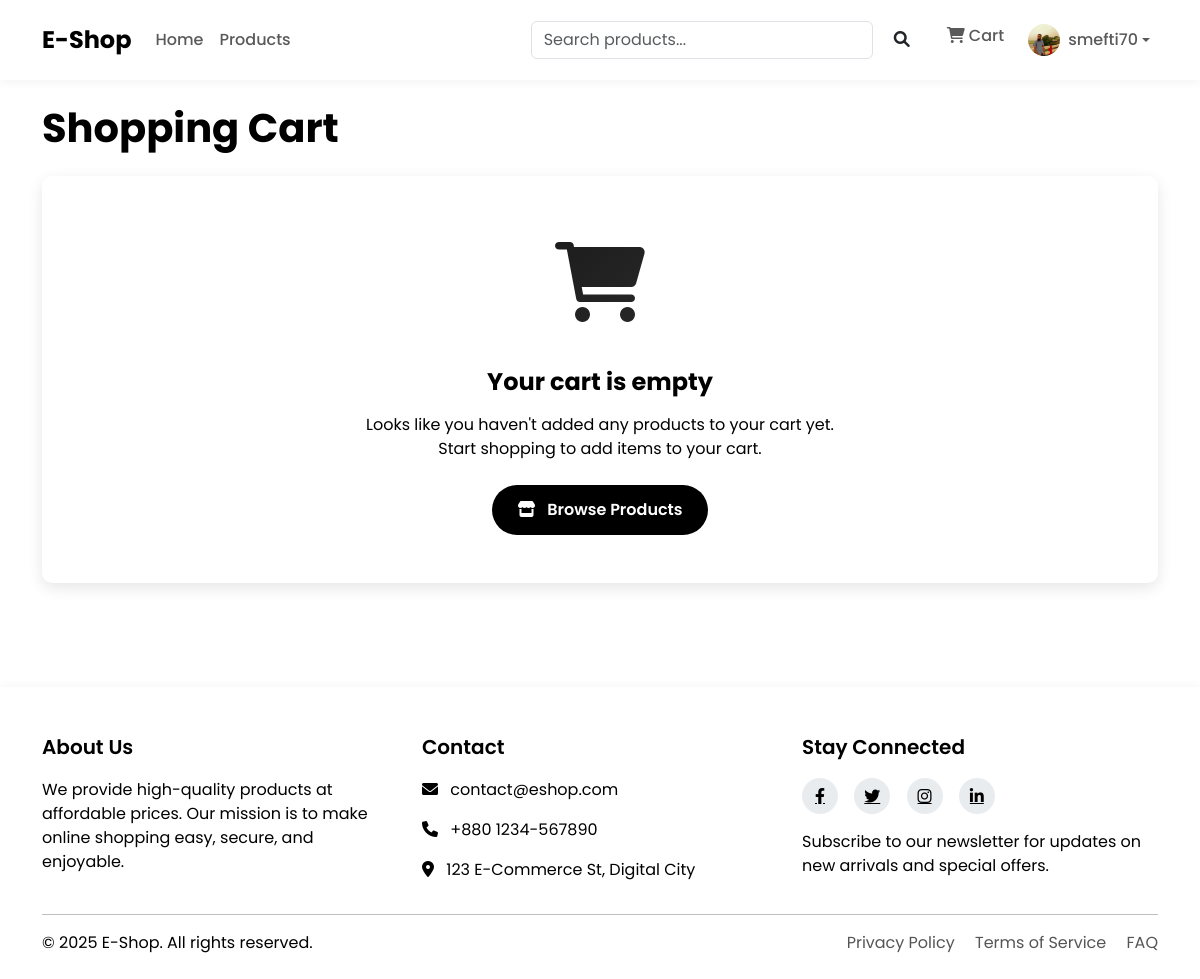
/cart/ (signed in), run on the app's committed database.
### shop/models.py (models this page shows, shortened)
class CustomUser(AbstractUser):
    username = models.CharField(max_length=150, blank=True, null=True, unique=True)
    email = models.EmailField(unique=True)
    is_verified = models.BooleanField(default=False)
    address_line_1 = models.CharField(null=True, blank=True, max_length=100)
    address_line_2 = models.CharField(null=True, blank=True, max_length=100)
    city = models.CharField(blank=True, max_length=20)
    postcode = models.CharField(blank=True, max_length=20)
    country = models.CharField(blank=True, max_length=20)
    mobile = models.CharField(null=True, blank=True, max_length=15)
    profile_picture = models.ImageField(null=True, blank=True, upload_to="user_profile")
    USERNAME_FIELD = "email"
    REQUIRED_FIELDS = []
    objects = CustomUserManager()
    def get_full_name(self):
        return f"{self.first_name} {self.last_name}".strip()

### shop/views.py (the view)
# urls.py: path('cart/', views.cart_detail, name='cart_detail'),
@login_required
def cart_detail(request):
    cart, created = Cart.objects.get_or_create(user=request.user)
    context = {'cart': cart}
    return render(request, 'shop/cart.html', context)

### shop/context_processors.py (called while the page is built)
def cart_items_count(request):
    if request.user.is_authenticated:
        try:
            cart = Cart.objects.get(user=request.user)
            return {'cart_items_count': cart.get_total_items()}
        except Cart.DoesNotExist:
            return {'cart_items_count': 0}
    return {'cart_items_count': 0}

### shop/models.py (called while the page is built)
    def get_total_items(self):
        return sum(item.quantity for item in self.items.all())

### templates/shop/cart.html (shortened to what this page needs)
{% extends 'base.html' %}
{% block content %}
<div class="cart-header">
    <h1 class="cart-title">Shopping Cart</h1>
</div>
{% if cart.items.all %}
<div class="row">
    <div class="col-lg-8">
        <div class="cart-card card">
            <div class="card-header">
                <h5 class="mb-0">Your Items</h5>
            </div>
            <div class="card-body">
                {% for item in cart.items.all %}
                <div class="cart-item row align-items-center">
                    <div class="col-md-5">
                        <div class="d-flex align-items-center">
                            {% if item.product.image %}
                            <div class="cart-item-image me-3">
                                <img src="{{ item.product.image.url }}" alt="{{ item.product.name }}"
                                     class="img-fluid">
                            </div>
                            {% else %}
                            <div class="bg-light text-center cart-item-image me-3 d-flex justify-content-center align-items-center">
                                <i class="fas fa-image fa-2x text-muted"></i>
                            </div>
                            {% endif %}
                            <div>
                                <h6 class="cart-item-title">{{ item.product.name }}</h6>
                                <div class="cart-item-category">{{ item.product.category.name }}</div>
                                <a href="{% url 'shop:product_detail' item.product.slug %}" class="text-decoration-none">
                                    <small class="text-primary">View details</small>
                                </a>
                            </div>
                        </div>
                    </div>
                    <div class="col-md-2 text-center">
                        <div class="fw-bold">৳{{ item.product.price }}</div>
                    </div>
                    <div class="col-md-2">
                        <form action="{% url 'shop:cart_update' item.product.id %}" method="post" class="d-flex align-items-center justify-content-center">
                            {% csrf_token %}
                            <input type="number" name="quantity" class="form-control cart-quantity-input"
                                   value="{{ item.quantity }}" min="1" max="{{ item.product.stock }}">
                            <button type="submit" class="cart-update-btn ms-2">
                                <i class="fas fa-sync-alt"></i>
                            </button>
                        </form>
                    </div>
                    <div class="col-md-2 text-center">
                        <div class="fw-bold">৳{{ item.get_cost }}</div>
                    </div>
                    <div class="col-md-1 text-end">
                        <form action="{% url 'shop:cart_remove' item.product.id %}" method="post">
                            {% csrf_token %}
                            <button type="submit" class="cart-remove-btn">
                                <i class="fas fa-trash"></i>
                            </button>
                        </form>
                    </div>
                </div>
                {% endfor %}
            </div>
        </div>
    </div>
    <div class="col-lg-4">
        <div class="summary-card card">
            <div class="card-header">
                <h5 class="mb-0">Order Summary</h5>
            </div>
            <div class="card-body">
                <div class="summary-item">
                    <span>Subtotal ({{ cart.get_total_items }} item{{ cart.get_total_items|pluralize }}):</span>
                    <span class="summary-value">৳{{ cart.get_total_price }}</span>
                </div>
                <div class="summary-item">
                    <span>Shipping:</span>
                    <span class="summary-value text-success">Free</span>
                </div>
                <div class="summary-item">
                    <span>Taxes:</span>
                    <span class="summary-value">Calculated at checkout</span>
                </div>
                <hr>
                <div class="summary-item mb-4">
                    <span class="summary-total">Total:</span>
                    <span class="summary-total">৳{{ cart.get_total_price }}</span>
                </div>
                <div class="d-grid gap-2">
                    <a href="{% url 'shop:checkout' %}" class="btn checkout-btn">
                        <i class="fas fa-lock me-2"></i> Proceed to Checkout
                    </a>
                    <a href="{% url 'shop:product_list' %}" class="btn btn-outline-secondary continue-btn">
                        <i class="fas fa-arrow-left me-2"></i> Continue Shopping
                    </a>
                </div>
            </div>
        </div>
    </div>
</div>
{% else %}
<div class="empty-cart">
    <div class="empty-cart-icon">
        <i class="fas fa-shopping-cart"></i>
    </div>
    <h3 class="empty-cart-title">Your cart is empty</h3>
    <p class="empty-cart-text">Looks like you haven't added any products to your cart yet.<br>Start shopping to add items to your cart.</p>
    <a href="{% url 'shop:product_list' %}" class="btn browse-btn">
        <i class="fas fa-store me-2"></i> Browse Products
    </a>
</div>
{% endif %}
{% endblock %}

### templates/base.html (shortened to what this page needs)
<!DOCTYPE html>
<html lang="en">
  <head>
    <link
      href="https://cdn.jsdelivr.net/npm/bootstrap@5.3.0/dist/css/bootstrap.min.css"
      rel="stylesheet"
    />
    <link
      rel="stylesheet"
      href="https://cdnjs.cloudflare.com/ajax/libs/font-awesome/6.0.0/css/all.min.css"
    />
    {% load static %} {% block extra_css %}{% endblock %}
  </head>
  <body>
    <header>
      <nav class="navbar navbar-expand-lg navbar-light bg-white">
        <div class="container">
          <a class="navbar-brand" href="{% url 'shop:home' %}">E-Shop</a>
          <div class="collapse navbar-collapse" id="navbarNav">
            <ul class="navbar-nav me-auto mb-2 mb-lg-0">
              <li
                class="nav-item {% if request.path == '/' %}active{% endif %}"
              >
                <a class="nav-link" href="{% url 'shop:home' %}">Home</a>
              </li>
              <li
                class="nav-item {% if '/products/' in request.path %}active{% endif %}"
              >
                <a class="nav-link" href="{% url 'shop:product_list' %}"
                  >Products</a
                >
              </li>
            </ul>
            <form
              class="d-flex search-box me-3"
              action="{% url 'shop:product_list' %}"
              method="get"
            >
              <input
                class="form-control search-input me-2"
                type="search"
                name="search"
                placeholder="Search products..."
                aria-label="Search"
              />
              <button class="btn search-btn" type="submit">
                <i class="fas fa-search"></i>
              </button>
            </form>
            <ul class="navbar-nav">
              <li class="nav-item me-2">
                <a
                  class="nav-link cart-btn"
                  href="{% url 'shop:cart_detail' %}"
                >
                  <i class="fas fa-shopping-cart"></i>
                  Cart
                </a>
              </li>
              {% if user.is_authenticated %}
              <li class="nav-item dropdown">
                <a
                  class="nav-link dropdown-toggle d-flex align-items-center"
                  href="#"
                  id="navbarDropdown"
                  role="button"
                  data-bs-toggle="dropdown"
                  aria-expanded="false"
                >
                  {% if user.profile_picture %}
                  <img
                    src="{{ user.profile_picture.url }}"
                    alt="{{ user.get_full_name }}"
                    class="rounded-circle me-2"
                    style="width: 32px; height: 32px; object-fit: cover"
                  />
                  {% else %}
                  <i
                    class="fas fa-user-circle me-2"
                    style="font-size: 1.5rem"
                  ></i>
                  {% endif %} {{ user.username }}
                </a>
              </li>
              {% endif %}
            </ul>
          </div>
        </div>
      </nav>
    </header>
    <main class="container my-4">
       {% block content %}{% endblock %}
    </main>
    <footer>
      <div class="container">
        <div class="row">
          <div class="col-md-4 mb-4 mb-md-0">
            <h5>About Us</h5>
            <p>
              We provide high-quality products at affordable prices. Our mission
              is to make online shopping easy, secure, and enjoyable.
            </p>
          </div>
          <div class="col-md-4 mb-4 mb-md-0">
            <h5>Contact</h5>
            <p><i class="fas fa-envelope me-2"></i> contact@eshop.com</p>
            <p><i class="fas fa-phone me-2"></i> +880 1234-567890</p>
            <p>
              <i class="fas fa-map-marker-alt me-2"></i> 123 E-Commerce St,
              Digital City
            </p>
          </div>
          <div class="col-md-4">
            <h5>Stay Connected</h5>
            <div class="social-icons mb-3">
              <a href="#"><i class="fab fa-facebook-f"></i></a>
              <a href="#"><i class="fab fa-twitter"></i></a>
              <a href="#"><i class="fab fa-instagram"></i></a>
              <a href="#"><i class="fab fa-linkedin-in"></i></a>
            </div>
            <p>
              Subscribe to our newsletter for updates on new arrivals and
              special offers.
            </p>
          </div>
        </div>
        <hr />
        <div class="row mt-3">
          <div class="col-md-6 mb-2 mb-md-0">
            <p class="mb-0">
              &copy; {% now "Y" %} E-Shop. All rights reserved.
            </p>
          </div>
          <div class="col-md-6 text-md-end">
            <p class="mb-0">
              <a href="#" class="text-decoration-none me-3 text-muted"
                >Privacy Policy</a
              >
              <a href="#" class="text-decoration-none me-3 text-muted"
                >Terms of Service</a
              >
              <a href="#" class="text-decoration-none text-muted">FAQ</a>
            </p>
          </div>
        </div>
      </div>
    </footer>
  </body>
</html>

### templates/shop/cart.html (style rules this page uses)
.cart-header { display: flex; justify-content: space-between; align-items: center; margin-bottom: 1.5rem; }
.cart-title { font-weight: 700; color: var(--text-color); margin-bottom: 0; }
.empty-cart { text-align: center; padding: 3rem; background-color: white; border-radius: var(--border-radius); box-shadow: var(--box-shadow); }
.empty-cart-icon { font-size: 5rem; background: linear-gradient(135deg, var(--primary-color) 0%, var(--secondary-color) 100%); -webkit-background-clip: text; -webkit-text-fill-color: transparent; margin-bottom: 1.5rem; }
.empty-cart-title { font-size: 1.5rem; font-weight: 700; margin-bottom: 1rem; }
.empty-cart-text { color: var(--text-light); margin-bottom: 1.5rem; }
.browse-btn { background: var(--primary-color); color: white; border-radius: 50px; padding: 0.75rem 1.5rem; font-weight: 600; transition: all 0.3s; box-shadow: 0 4px 10px var(--box-shadow) }

### templates/base.html (style rules this page uses)
:root { --primary-color: #000000; --primary-dark: #222222; --primary-light: #ffffff; --secondary-color: #444444; --text-color: #000000; --bg-light: #ffffff; --border-radius: 10px; --box-shadow: 0 5px 15px rgba(0, 0, 0, 0.1); }
body { font-family: "Poppins", sans-serif; color: var(--text-color); display: flex; flex-direction: column; min-height: 100vh; }
main { flex: 1; }
.navbar { padding: 1rem 0; box-shadow: 0 2px 10px rgba(0, 0, 0, 0.05); }
.navbar-brand { font-weight: 700; font-size: 1.5rem; color: var(--primary-color); }
.nav-link { font-weight: 500; padding: 0.5rem 1rem; transition: all 0.3s ease; }
footer { background-color: var(--bg-light); padding: 3rem 0 1.5rem; margin-top: 5rem; box-shadow: 0 -2px 10px rgba(0, 0, 0, 0.03); }
footer h5 { font-weight: 600; margin-bottom: 1.2rem; color: var(--primary-color); }
footer p { color: var(--text-light); }
.social-icons a { display: inline-flex; align-items: center; justify-content: center; width: 36px; height: 36px; background-color: #e9ecef; color: var(--primary-color); border-radius: 50%; margin-right: 0.75rem; transition: all 0.3s ease; }
footer a.text-muted { color: #555555 !important; }

### data on the page
CustomUser: profile_picture (picture), username "smefti70"
